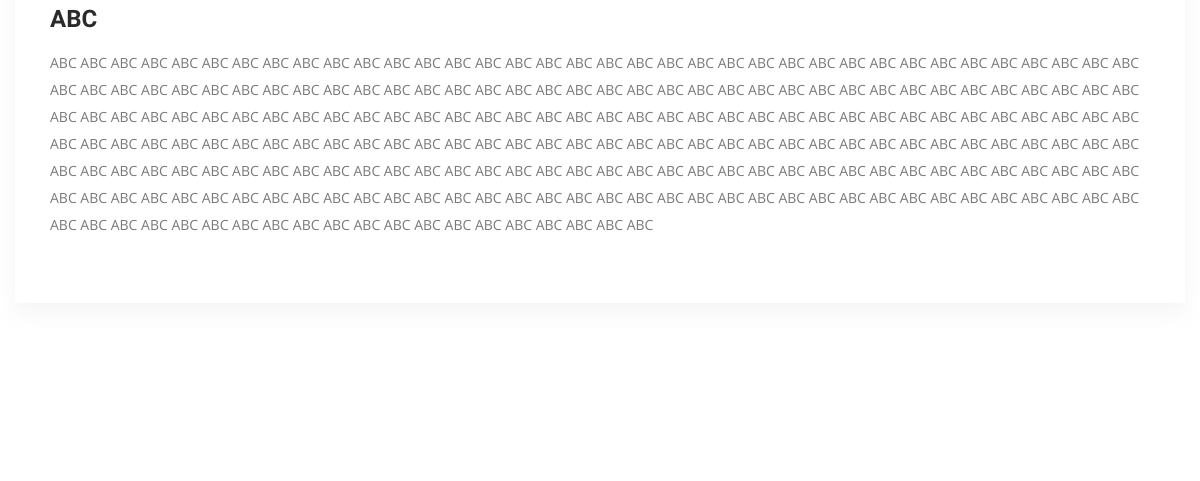
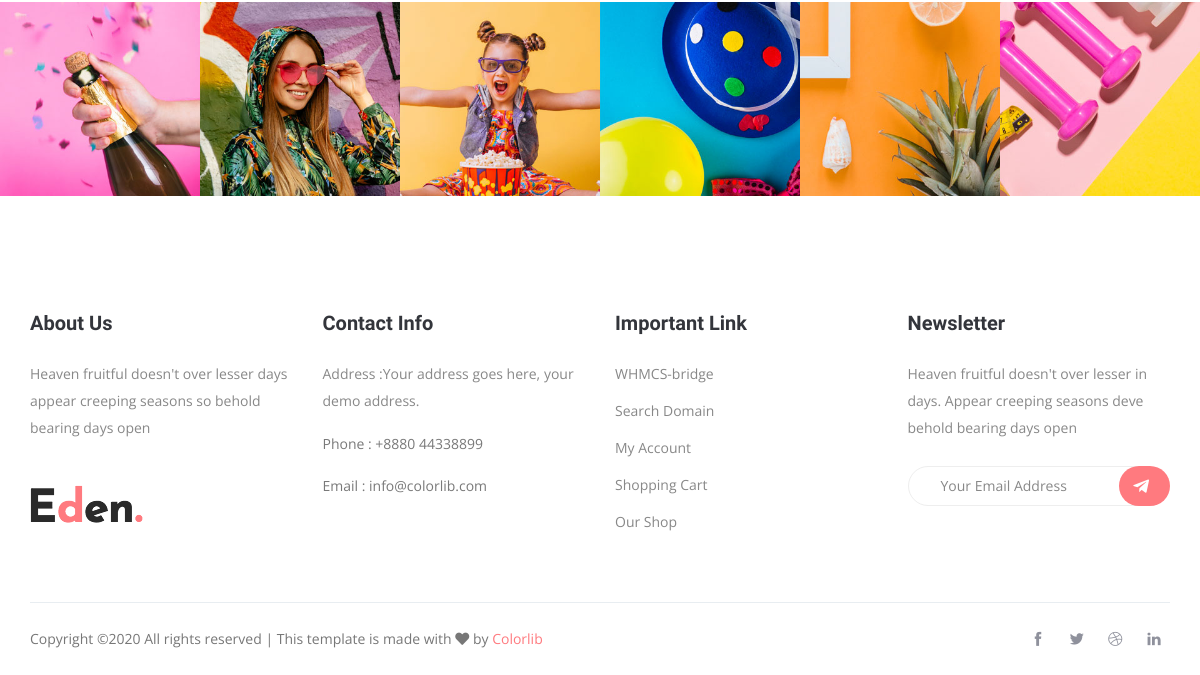
/blog/ (lower part), run on an earlier commit of the app's database (2 pictures, top to bottom).
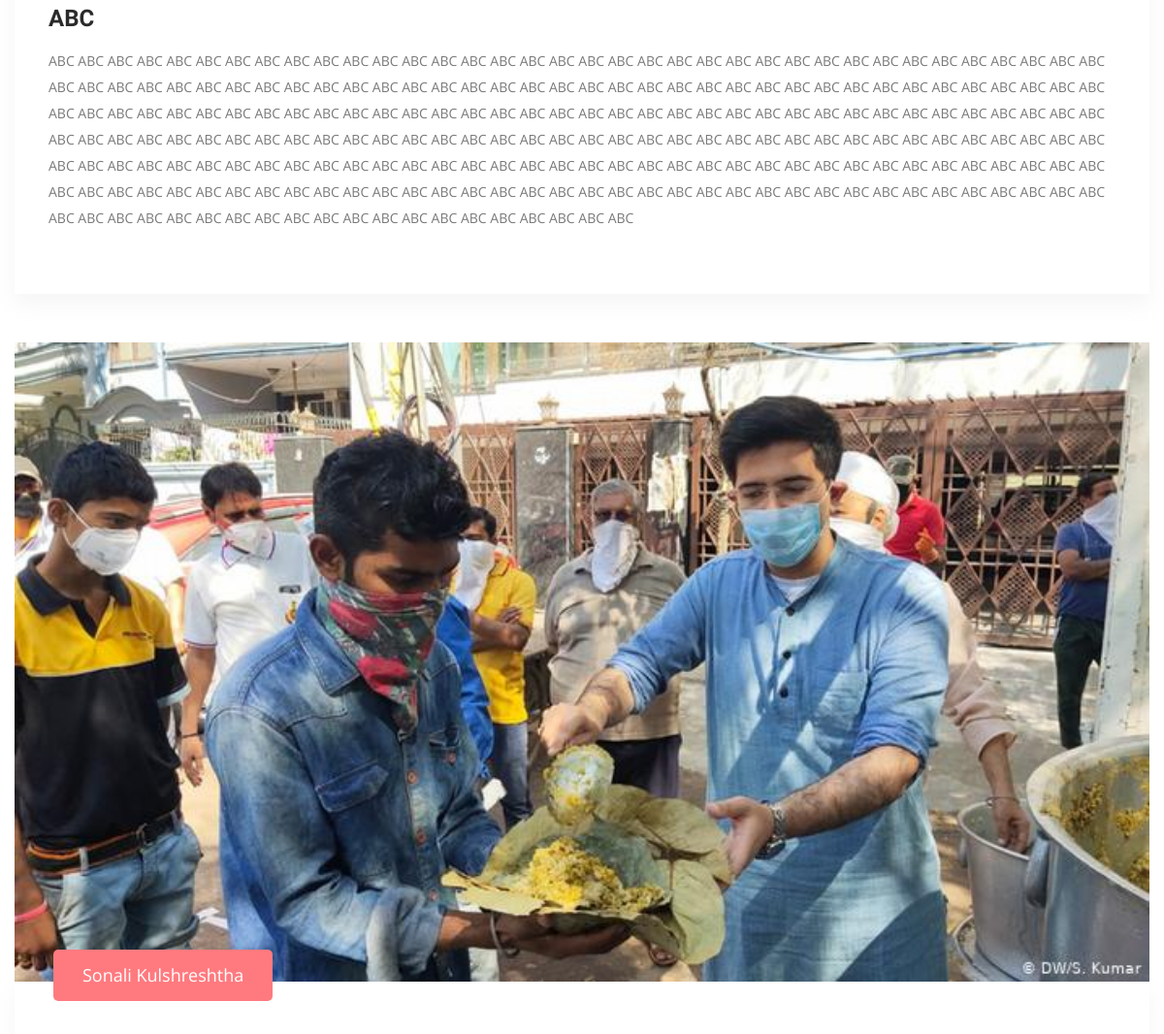
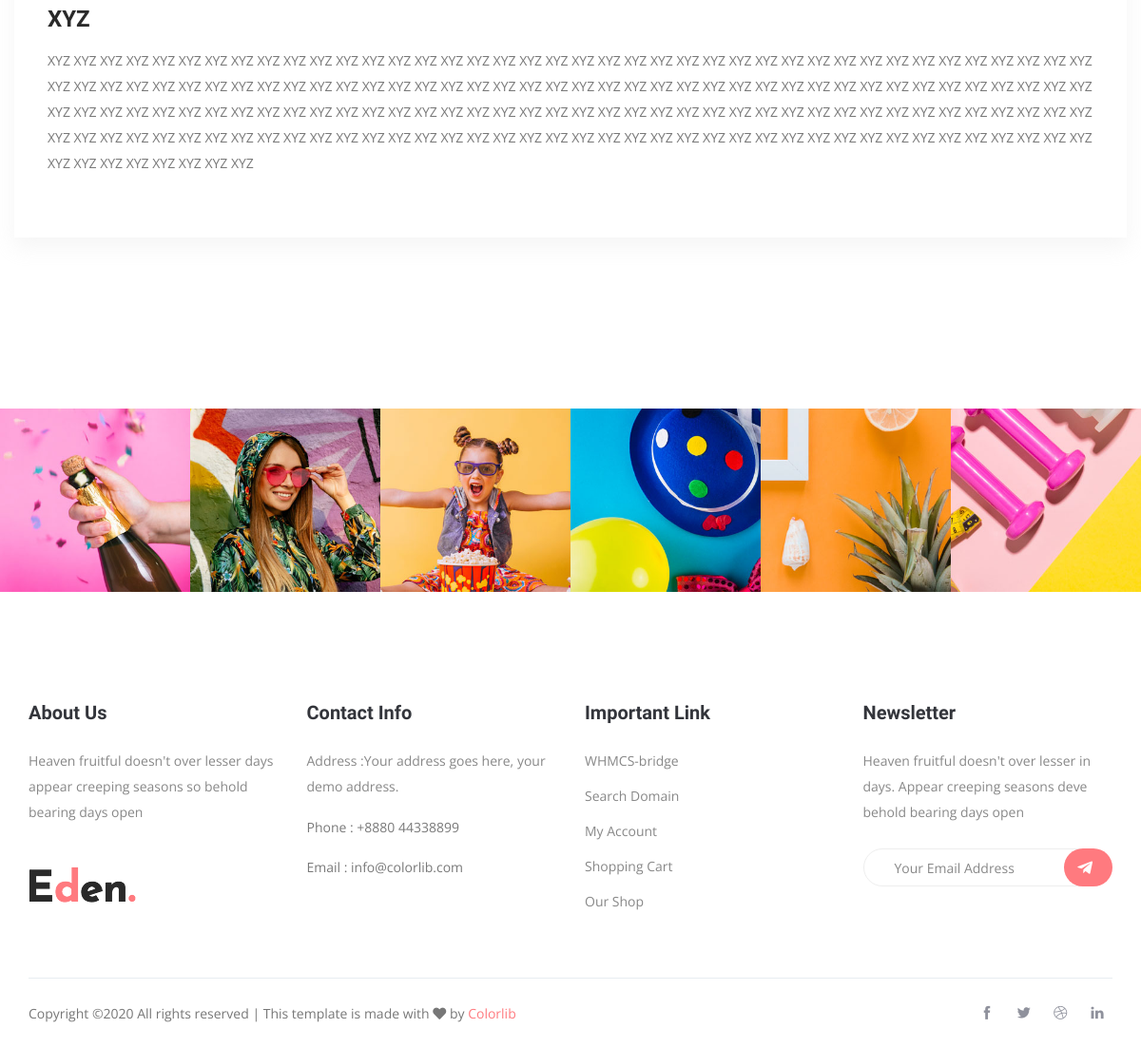
And on a later commit of the database (2 pictures, top to bottom).
### app/models.py (models this page shows)
class BlogData(models.Model):
	Blog_ID=models.CharField(max_length=20, primary_key=True)
	User_ID=models.CharField(max_length=20)
	Blog_Title=models.CharField(max_length=100)
	Blog_Category=models.CharField(max_length=100)
	Blog_Body=models.CharField(max_length=2000)
	Blog_Image=models.FileField(upload_to='blogimages/')
	class Meta:
		db_table="BlogData"

class UserData(models.Model):
	User_ID=models.CharField(max_length=20, primary_key=True)
	User_Name=models.CharField(max_length=100)
	User_Email=models.CharField(max_length=100)
	User_Password=models.CharField(max_length=20)
	Status=models.CharField(max_length=10, default='Deactive')
	class Meta:
		db_table="UserData"

### app/views.py (the view)
# urls.py: path('blog/',blog),
def blog(request):
	dic={'checksession':checksession(request),
		'data':BlogData.objects.all(),
		'users':UserData.objects.all()}
	return render(request,'blog.html', dic)

### app/views.py (called while the page is built)
def checksession(request):
	try:
		uid=request.session['user_id']
		return True
	except:
		return False

### app/templates/blog.html (shortened to what the changed rows need)
<!doctype html>
{% load static %}
<html lang="en">
<head>
    <link rel="stylesheet" href="{% static 'css/bootstrap.css' %}">
    <link rel="stylesheet" href="{% static 'css/themify-icons.css' %}">
    <link rel="stylesheet" href="{% static 'css/flaticon.css' %}">
    <link rel="stylesheet" href="{% static 'vendors/fontawesome/css/all.min.css' %}">
    <link rel="stylesheet" href="{% static 'vendors/owl-carousel/owl.carousel.min.css' %}">
    <link rel="stylesheet" href="{% static 'vendors/animate-css/animate.css' %}">
    <link rel="stylesheet" href="{% static 'css/style.css' %}">
    <link rel="stylesheet" href="{% static 'css/responsive.css' %}">
</head>
<body>
  <section class="blog_area area-padding">
      <div class="container">
          <div class="row">
                  <div class="blog_left_sidebar">
                    {% for x in data %}
                      <article class="blog_item">
                        <div class="blog_item_img">
                          <img class="card-img rounded-0" src="{{ x.Blog_Image.url|safe }}" style="width:100%;" alt="">
                          <a href="#" class="blog_item_date">
                            <p>{% for y in users %}{% if x.User_ID == y.User_ID %}{{ y.User_Name|safe }}{% endif %}{% endfor %}</p>
                          </a>
                        </div>
                        <div class="blog_details">
                            <a class="d-inline-block" href="single-blog.html">
                                <h2>{{ x.Blog_Title|safe }}</h2>
                            </a>
                            <p>{{ x.Blog_Body|safe }}</p>
                        </div>
                      </article>
                      {% endfor %}
                  </div>
          </div>
      </div>
  </section>
</body>
</html>

What changed in the data, as far as the page shows it:
added BlogData: Blog_Image (picture), Blog_Title "XYZ", Blog_Body "XYZ XYZ XYZ XYZ XYZ XYZ XYZ XYZ XYZ XYZ XYZ XYZ XYZ XYZ XYZ XYZ XYZ XYZ XYZ XYZ XYZ XYZ XYZ XYZ XYZ XYZ XYZ XYZ XYZ XYZ XYZ XYZ XYZ XYZ XYZ XYZ XYZ XYZ XYZ XYZ XYZ XYZ XYZ XYZ XYZ XYZ XYZ XYZ XYZ XYZ XYZ XYZ XYZ XYZ XYZ XYZ XYZ XYZ XYZ XYZ XYZ XYZ XYZ XYZ XYZ XYZ XYZ XYZ XYZ XYZ XYZ XYZ XYZ XYZ XYZ XYZ XYZ XYZ XYZ XYZ XYZ XYZ XYZ XYZ XYZ XYZ XYZ XYZ XYZ XYZ XYZ XYZ XYZ XYZ XYZ XYZ XYZ XYZ XYZ XYZ XYZ XYZ XYZ XYZ XYZ XYZ XYZ XYZ XYZ XYZ XYZ XYZ XYZ XYZ XYZ XYZ XYZ XYZ XYZ XYZ XYZ XYZ XYZ XYZ XYZ XYZ XYZ XYZ XYZ XYZ XYZ XYZ XYZ XYZ XYZ XYZ XYZ XYZ XYZ XYZ XYZ XYZ XYZ XYZ XYZ XYZ XYZ XYZ XYZ XYZ XYZ XYZ XYZ XYZ XYZ XYZ XYZ XYZ XYZ XYZ XYZ XYZ XYZ XYZ XYZ XYZ XYZ XYZ"
added UserData: User_Name "Sonali Kulshreshtha"
